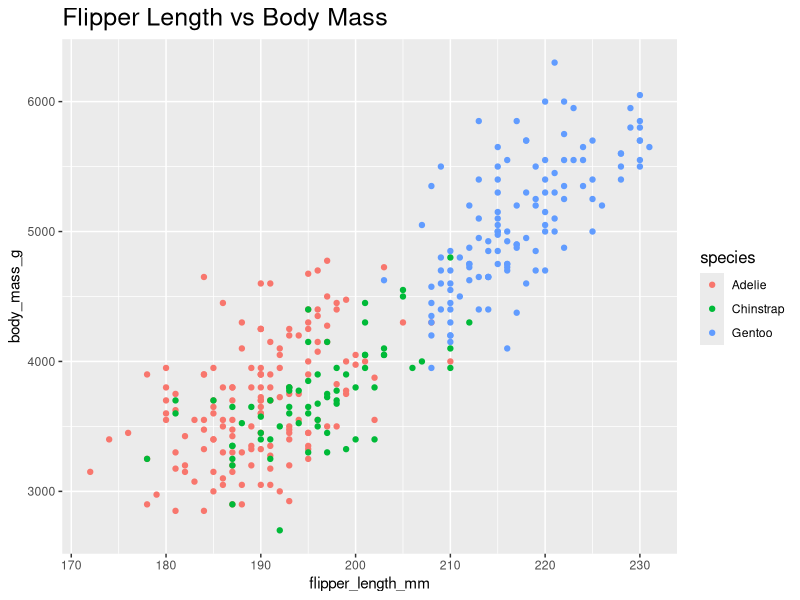
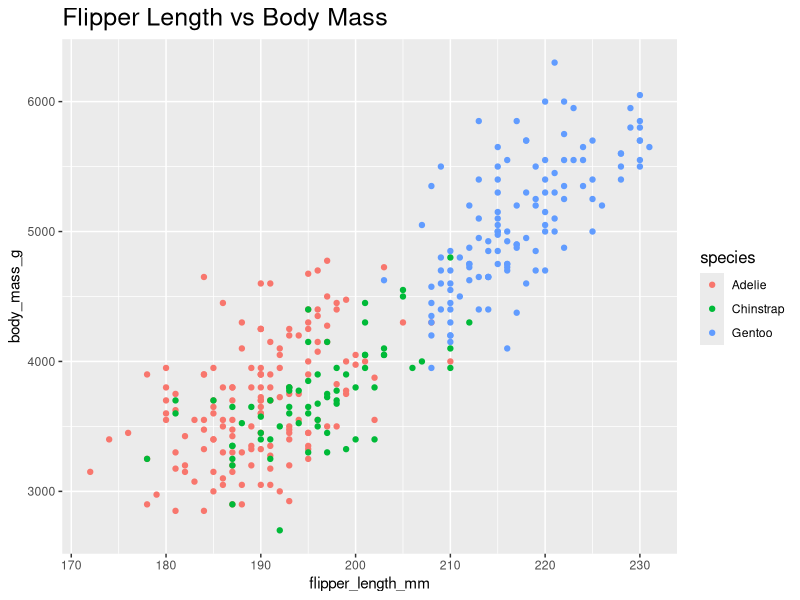

These figures' R source, in order:

            library(ggplot2)
            library(palmerpenguins)
            built_answer <- tryCatch(
                {
                    set.seed(42)
                    ggplot(penguins, aes(x = flipper_length_mm, y = body_mass_g, colour = species)) + geom_point() + labs(title = "Flipper Length vs Body Mass") + theme(plot.title = element_text(size = 18), legend.title = element_text(size = 12))
                    suppressWarnings(
                        if (!file.exists("/sandbox/figures/flipper-length_body-mass_scatter_font_size_title_legend_answer.png")) {
                            ggsave(
                                width = 3,
                                height = 3,
                                "/sandbox/figures/flipper-length_body-mass_scatter_font_size_title_legend_answer.png"
                            )
                        }
                    )
                    suppressWarnings(
                        ggplot_build(last_plot())
                    )
                },
                error = function(e) {
                    'ERROR'
                }
            )
            built_submission <- tryCatch(
                {
                    set.seed(42)
                    ggplot(penguins, aes(x = flipper_length_mm, y = body_mass_g, color = species)) +
  geom_point() +
  ggtitle("Flipper Length vs Body Mass") +
  theme(plot.title = element_text(size = 18),
       legend.title = element_text(size = 12))
                    suppressWarnings(
                        ggsave(
                            width = 3,
                            height = 3,
                            "figures/flipper-length_body-mass_scatter_font_size_title_legend_submission_command-a-plus.png"
                        )
                    )
                    suppressWarnings(
                        ggplot_build(last_plot())
                    )
                },
                error = function(e) {
                    'ERROR'
                }
            )
            cat(isTRUE(all.equal(built_answer, built_submission)))
        
